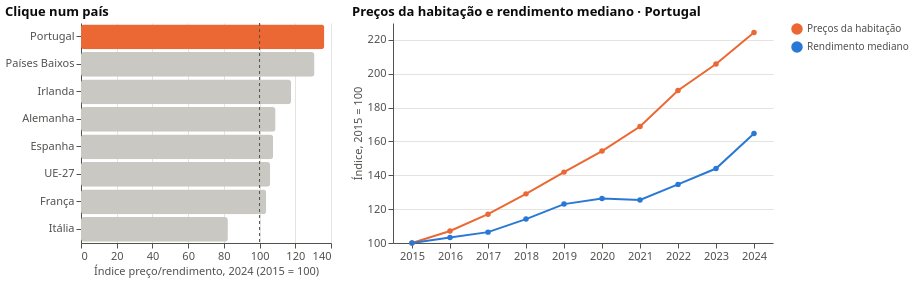

The cell this chart's notebook holds for it:
### Markdown cell above
### Os preços afastaram-se dos rendimentos?

**Clique num país** à esquerda: o gráfico da direita mostra o seu índice de preços da habitação face ao rendimento mediano,
ambos indexados a 2015. Onde a linha laranja se afasta da azul, a habitação ficou menos acessível.

### Code cell
ann = q.assign(year=q["quarter_start"].dt.year).groupby(["geo", "year"])["nominal"].agg(["mean", "count"])
ann = ann[ann["count"] == 4]["mean"].rename("hpi").reset_index()
inc = raw["ilc_di03"].query("statinfo == 'MED_EI' and unit == 'EUR' and age == 'TOTAL' and sex == 'T'").copy()
inc["year"] = inc["time_period"].astype(int) - 1                # o inquérito do ano t reporta o rendimento do ano t - 1
inc["income"] = inc["obs_value"].astype(float)
aff = ann.merge(inc[["geo", "year", "income"]], on=["geo", "year"])
aff["income_2015"] = aff["income"] / aff.groupby("geo")["income"].transform(lambda s: s[aff.loc[s.index, "year"] == 2015].iloc[0]) * 100
aff["pti"] = aff["hpi"] / aff["income_2015"] * 100
aff["country"] = aff["geo"].map(NAMES)
pti_last = aff[aff["year"] == aff["year"].max()].sort_values("pti", ascending=False)

pick = alt.selection_point(name="pick", fields=["country"], on="click", clear="dblclick", value=[{"country": "Portugal"}])
bars = alt.Chart(pti_last).mark_bar(cornerRadius=3).encode(
    y=alt.Y("country:N", sort="-x", title=None),
    x=alt.X("pti:Q", title=f"Índice preço/rendimento, {int(pti_last['year'].iloc[0])} (2015 = 100)"),
    color=alt.condition(pick, alt.value(ORANGE), alt.value(GREY)),
    tooltip=["country", alt.Tooltip("pti:Q", format=".1f", title="Preço/rendimento")],
).add_params(pick).properties(width=250, height=220, title="Clique num país")
rule100 = alt.Chart(pd.DataFrame({"x": [100]})).mark_rule(strokeDash=[3, 3], color=MUTED).encode(x="x:Q")

two = aff[aff["year"] >= 2015].melt(id_vars=["country", "year"], value_vars=["hpi", "income_2015"], var_name="series", value_name="index")
two["series"] = two["series"].map({"hpi": "Preços da habitação", "income_2015": "Rendimento mediano"})
chosen = "(pick.country && length(pick.country)) ? pick.country[0] : 'Portugal'"
lines = alt.Chart(two).transform_filter(f"datum.country == ({chosen})").mark_line(point=True, strokeWidth=2).encode(
    x=alt.X("year:O", title=None, axis=alt.Axis(labelAngle=0)),
    y=alt.Y("index:Q", title="Índice, 2015 = 100", scale=alt.Scale(zero=False)),
    color=alt.Color("series:N", scale=alt.Scale(range=[ORANGE, BLUE]), title=None),
    tooltip=["country", "series", "year", alt.Tooltip("index:Q", format=".1f")],
).properties(width=380, height=220, title=alt.Title(alt.expr(f"'Preços da habitação e rendimento mediano · ' + ({chosen})")))
alt.hconcat(bars + rule100, lines)

### Figure 1 — Vega-Lite specification as saved in the notebook (floating-point values rounded to 4 significant figures; data arrays with more than 128 entries replaced by an {"elided": "..."} marker saying what was removed)
{"config": {"view": {"stroke": null}, "axis": {"gridColor": "#e4e3df", "domainColor": "#52514e", "tickColor": "#52514e", "labelColor": "#52514e", "titleColor": "#52514e", "labelFontSize": 11, "titleFontSize": 11, "titleFontWeight": "normal"}, "legend": {"labelColor": "#52514e", "titleColor": "#52514e"}, "title": {"anchor": "start", "fontSize": 13, "color": "#0b0b0b"}, "font": "system-ui, -apple-system, Segoe UI, sans-serif"}, "hconcat": [{"layer": [{"data": {"name": "data-a4b28858bd092b54f9523f8c44a3ec03"}, "mark": {"type": "bar", "cornerRadius": 3}, "encoding": {"color": {"condition": {"param": "pick", "value": "#eb6834"}, "value": "#c9c8c3"}, "tooltip": [{"field": "country", "type": "nominal"}, {"field": "pti", "format": ".1f", "title": "Preço/rendimento", "type": "quantitative"}], "x": {"field": "pti", "title": "Índice preço/rendimento, 2024 (2015 = 100)", "type": "quantitative"}, "y": {"field": "country", "sort": "-x", "title": null, "type": "nominal"}}, "name": "view_b1fd461815478ba0_0", "title": "Clique num país"}, {"data": {"name": "data-520e010cffa3121235c25a3a044f0b78"}, "mark": {"type": "rule", "color": "#52514e", "strokeDash": [3, 3]}, "encoding": {"x": {"field": "x", "type": "quantitative"}}}], "height": 220, "width": 250}, {"data": {"name": "data-8cca4e40c1ea4bfc213aeaa75aa18937"}, "mark": {"type": "line", "point": true, "strokeWidth": 2}, "encoding": {"color": {"field": "series", "scale": {"range": ["#eb6834", "#2a78d6"]}, "title": null, "type": "nominal"}, "tooltip": [{"field": "country", "type": "nominal"}, {"field": "series", "type": "nominal"}, {"field": "year", "type": "quantitative"}, {"field": "index", "format": ".1f", "type": "quantitative"}], "x": {"axis": {"labelAngle": 0}, "field": "year", "title": null, "type": "ordinal"}, "y": {"field": "index", "scale": {"zero": false}, "title": "Índice, 2015 = 100", "type": "quantitative"}}, "height": 220, "title": {"text": {"expr": "'Preços da habitação e rendimento mediano · ' + ((pick.country && length(pick.country)) ? pick.country[0] : 'Portugal')"}}, "transform": [{"filter": "datum.country == ((pick.country && length(pick.country)) ? pick.country[0] : 'Portugal')"}], "width": 380}], "params": [{"name": "pick", "select": {"type": "point", "clear": "dblclick", "fields": ["country"], "on": "click"}, "value": [{"country": "Portugal"}], "views": ["view_b1fd461815478ba0_0"]}], "$schema": "https://vega.github.io/schema/vega-lite/v6.4.1.json", "datasets": {"data-a4b28858bd092b54f9523f8c44a3ec03": [{"geo": "PT", "year": 2024, "hpi": 224.4, "income": 14460.0, "income_2015": 164.7, "pti": 136.3, "country": "Portugal"}, {"geo": "NL", "year": 2024, "hpi": 198.2, "income": 34470.0, "income_2015": 151.6, "pti": 130.8, "country": "Países Baixos"}, {"geo": "IE", "year": 2024, "hpi": 183.4, "income": 35140.0, "income_2015": 155.9, "pti": 117.7, "country": "Irlanda"}, {"geo": "DE", "year": 2024, "hpi": 147.9, "income": 28890.0, "income_2015": 135.8, "pti": 108.9, "country": "Alemanha"}, {"geo": "ES", "year": 2024, "hpi": 160.2, "income": 20370.0, "income_2015": 148.9, "pti": 107.6, "country": "Espanha"}, {"geo": "EU27_2020", "year": 2024, "hpi": 153.4, "income": 22940.0, "income_2015": 144.8, "pti": 106.0, "country": "UE-27"}, {"geo": "FR", "year": 2024, "hpi": 126.4, "income": 26460.0, "income_2015": 121.9, "pti": 103.7, "country": "França"}, {"geo": "IT", "year": 2024, "hpi": 111.7, "income": 22060.0, "income_2015": 135.8, "pti": 82.26, "country": "Itália"}], "data-520e010cffa3121235c25a3a044f0b78": [{"x": 100}], "data-8cca4e40c1ea4bfc213aeaa75aa18937": {"elided": "160 records"}}}
